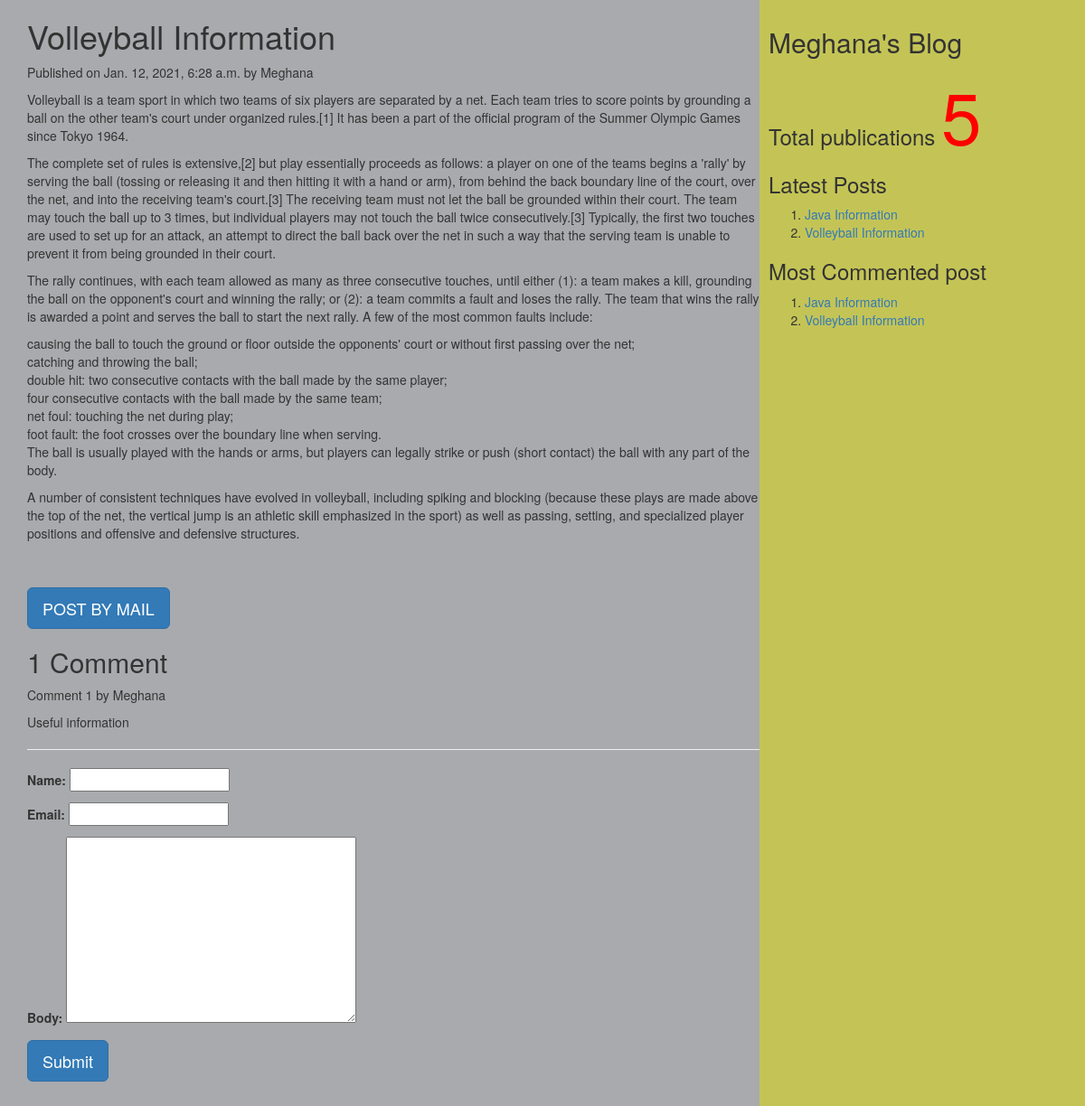
/2021/01/12/volleyball-information/, run on the app's committed database.
### myApp/models.py (models this page shows, shortened)
class Post(models.Model):
    tags=TaggableManager()
    STATUS_CHOICE=(('draft','Draft'),('published','Published'))
    title=models.CharField(max_length=200)
    slug=models.SlugField(max_length=50,unique_for_date='publish')
    author=models.ForeignKey(User,related_name='blog_posts',on_delete=models.CASCADE)
    body=models.TextField()
    publish=models.DateTimeField(default=timezone.now)
    created=models.DateTimeField(auto_now_add=True)
    updated=models.DateTimeField(auto_now=True)
    status=models.CharField(max_length=20,choices=STATUS_CHOICE,default='draft')
    objects=CustomManager()
    class Meta:
        ordering=('-publish',)      #single value end with ','
    def get_absolute_url(self):
        return reverse('post_detail',args=[self.publish.year,self.publish.strftime('%m'),self.publish.strftime('%d'),self.slug])

class Comment(models.Model):
    post=models.ForeignKey(Post,related_name="comments",on_delete=models.CASCADE)
    name=models.CharField(max_length=50)
    email=models.EmailField()
    body=models.TextField()
    created=models.DateTimeField(auto_now_add=True)
    updated=models.DateTimeField(auto_now=True)
    active=models.BooleanField(default=True)
    class Meta:
        ordering=('created',)

### myApp/views.py (the view, shortened to what this page needs)
# urls.py: url(r'(?P<year>\d{4})/(?P<month>\d{2})/(?P<day>\d{2})/(?P<post>[-\w]+)/$',views.post_detail_view,name='post_detail'),
def post_detail_view(request,year,month,day,post):
    post=get_object_or_404(Post,slug=post,publish__year=year,publish__month=month,publish__day=day)
    comments=post.comments.filter(active=True)
    csubmit=False
    form=CommentForm()
    d={'post':post,'form':form,'csubmit':csubmit,'comments':comments}
    return render(request,'myApp/post_detail.html',d)

### myApp/forms.py
class CommentForm(forms.ModelForm):
    class Meta:
        model=Comment
        fields=('name','email','body')

### myApp/models.py (called while the page is built)
    def get_queryset(self):
        return super().get_queryset().filter(status='published')

### myApp/templatetags/mytags.py (called while the page is built)
@register.simple_tag  #using register variable we are accessing simple tag
def total_posts():
    return Post.objects.count()

@register.inclusion_tag('myApp/latest_post.html')
def show_latest_posts(count=3):
    latest_posts=Post.objects.order_by('-publish')[:count]
    return {'latest_posts':latest_posts}

@register.simple_tag
def get_most_commented_posts(count=2):
    return Post.objects.annotate(total_comments=Count('comments')).order_by('-total_comments')[:count]

### templates/myApp/post_detail.html (shortened to what this page needs)
<html>
    {%extends 'myApp/parent.html'%}
        {%block content_block%}
        <h1>{{post.title}}</h1>
        <p>Published on {{post.publish}} by {{post.author|title}}</p>
        {{post.body|linebreaks}} <br><br>
        <a href="/{{post.id}}/share" class='btn btn-lg btn-primary'>POST BY MAIL</a>
        {%with comments.count as comments_count%}
        <h2>{{comments_count}} Comment{{comments_count|pluralize}}</h2>
        {%endwith%}
        {%if comments%}
         {%for c in comments%}
         <p>Comment {{forloop.counter}} by {{c.name}}</p>
        <div>{{c.body|linebreaks}}</div>
        <hr>
        {%endfor%}
        {%else%}
         <p style="color:blue;font-size:30px;font-style:italic;border-bottom:1px red solid;">There are no comments</p>
        {%endif%}
         {%if csubmit%}
         <h2>Thank you..Your comment has been added successfully!!</h2>
         {%else%}
         <form  method="post">
           {{form.as_p}}
           <input type="submit" class='btn btn-lg btn-primary' value="Submit">
         </form>
         {%endif%}
        {%endblock%}

### templates/myApp/parent.html (shortened to what this page needs)
<html>
{%load mytags%}
    <head>
        <link rel="stylesheet" href="https://maxcdn.bootstrapcdn.com/bootstrap/3.3.7/css/bootstrap.min.css">
    </head>
    <body>
        <div class="content" style="width:70%;float:left;background-color:a8aaad;height:300%;padding:0 0 0 30px">
            {%block content_block%}
            {%endblock%}
        </div>
        <div class="sidebar" style="width:30%;float:right;background-color:#c4c456;height:300%;padding:10px">
            <h2>Meghana's Blog</h2>
            <h3>Total publications
                <span style="color:red;font-size:80px">
                {%total_posts%} </span>
                <h3>Latest Posts</h3>
                {%show_latest_posts 2%}
                <h3>Most Commented post</h3>
                {%get_most_commented_posts as m%}
                <ol>
                    {%for post in m%}
                    <li><a href="{{post.get_absolute_url}}">{{post.title}}</li>
                    {%endfor%}
                </ol>
            </h3>
        </div>
    </body>
</html>

### templates/myApp/latest_post.html
<!DOCTYPE html>
<html lang="en" dir="ltr">
  <body>
    <ol>
    {%for post in latest_posts%}
    <li><a href="{{post.get_absolute_url}}">{{post.title}}</a></li>
    {%endfor%}
    </ol>
  </body>
</html>

### data on the page
Post: title "Volleyball Information", publish "Jan. 12, 2021, 6:28 a.m.", author "Meghana", body "Volleyball is a team sport in which two teams of six players are separated by a net. Each team tries to score points by grounding a ball on the other team's court under organized rules.[1] It has been a part of the official program of the Summer Olympic Games since Tokyo 1964. The complete set of rules is extensive,[2] but play essentially proceeds as follows: a player on one of the teams begins a 'rally' by serving the ball (tossing or releasing it and then hitting it with a hand or arm), from behind the back boundary line of the court, over the net, and into the receiving team's court.[3] The receiving team must not let the ball be grounded within their court. The team may touch the ball…"
Comment: name "Meghana", body "Useful information"
Post: title "Java Information"

### other printed values
{{ comments_count }} "1"
